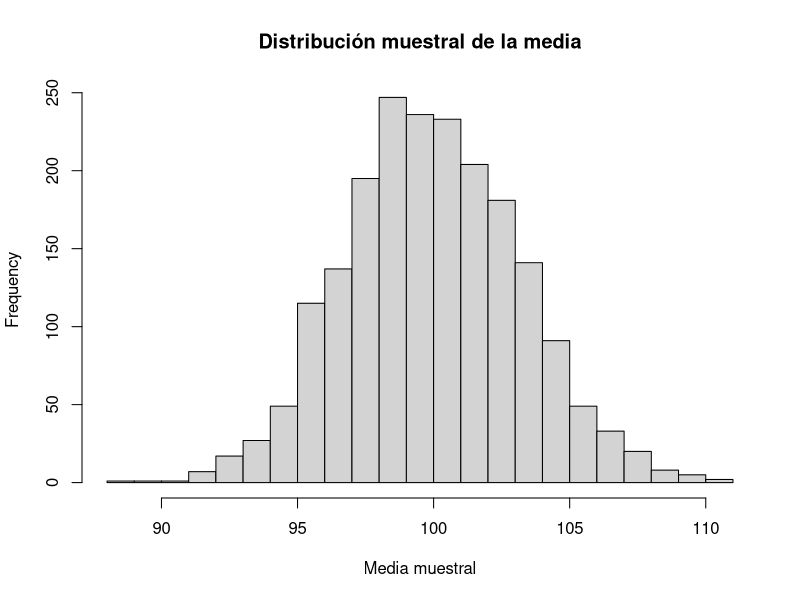
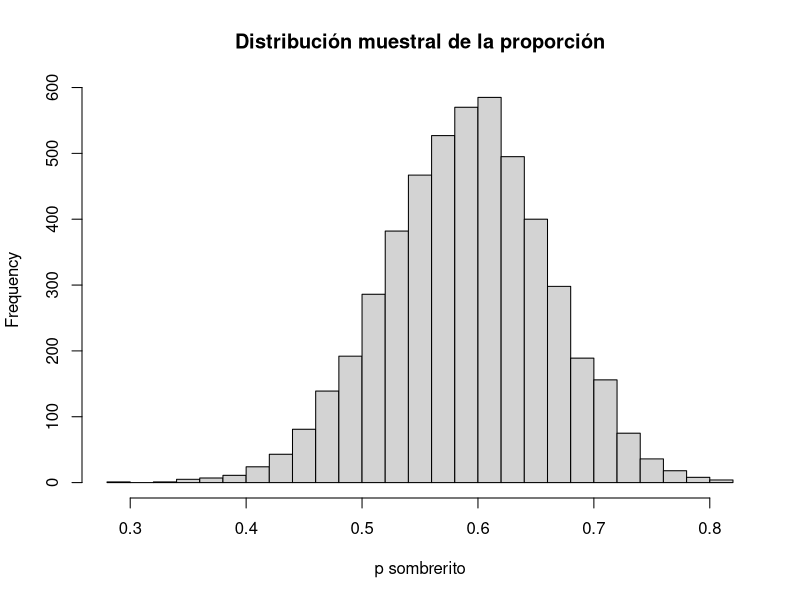

Reproduce these figures in R, in order.
set.seed(123)

# ===== 1) SIMULACIÓN NORMAL Y DISTRIBUCIÓN MUESTRAL DE LA MEDIA =====

mu    <- 100
sigma <- 20

# "Población" grande simulada
poblacion <- rnorm(100000, mean = mu, sd = sigma)

# Parámetros reales
mean(poblacion); sd(poblacion)

# Tomar muchas muestras y guardar las medias
n_muestra    <- 40
repeticiones <- 2000

medias <- replicate(repeticiones, {
  muestra <- sample(poblacion, size = n_muestra, replace = FALSE)
  mean(muestra)
})

# Histograma de las medias muestrales
hist(medias,
     main = "Distribución muestral de la media",
     xlab = "Media muestral",
     breaks = 30)

cat("Media de las medias:", mean(medias), "\n")
cat("DE de las medias:", sd(medias), "\n")
cat("Teórico sigma/sqrt(n):", sigma/sqrt(n_muestra), "\n")


# ===== 2) SIMULACIÓN DE PROPORCIONES (BINOMIAL) =====

# Supongamos p = 0.6, n = 50, muchas muestras
p_real      <- 0.6
n_muestra_p <- 50
reps_p      <- 5000

proporciones <- rbinom(reps_p, size = n_muestra_p, prob = p_real) / n_muestra_p

hist(proporciones,
     main = "Distribución muestral de la proporción",
     xlab = "p sombrerito",
     breaks = 30)

cat("Media de p sombrerito:", mean(proporciones), "\n")
cat("Teórico p:", p_real, "\n")
cat("DE empírica de p sombrerito:", sd(proporciones), "\n")
cat("Teórico sqrt(p(1-p)/n):", sqrt(p_real*(1-p_real)/n_muestra_p), "\n")
